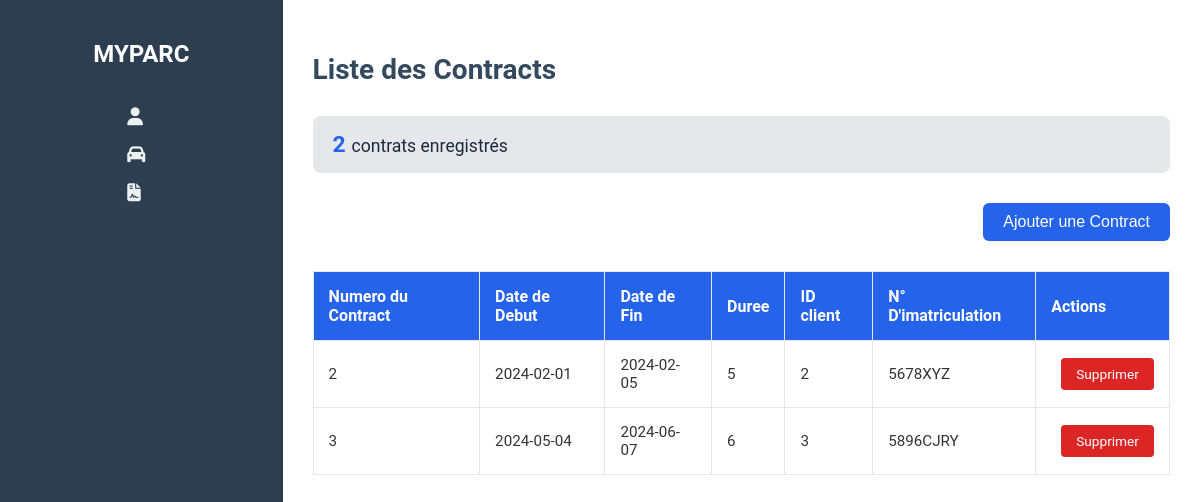
Page /Contratslist.php on the committed database.
### tables this page shows
CREATE TABLE `contrats` (
  `Numero` int NOT NULL,
  `DatedDebut` date DEFAULT NULL,
  `DatedFin` date DEFAULT NULL,
  `Duree` int DEFAULT NULL,
  `Nclient` int DEFAULT NULL,
  `Nimmatriculation` varchar(50) DEFAULT NULL,
  PRIMARY KEY (`Numero`),
  KEY `Nclient` (`Nclient`),
  KEY `Nimmatriculation` (`Nimmatriculation`),
  CONSTRAINT `contrats_ibfk_1` FOREIGN KEY (`Nclient`) REFERENCES `clients` (`Nclient`),
  CONSTRAINT `contrats_ibfk_2` FOREIGN KEY (`Nimmatriculation`) REFERENCES `voiture` (`Nimmatriculation`)
);

### Contratslist.php (the view, shortened to what this page needs)
<?php
include "config.php"
?>
<!DOCTYPE html>
<html lang="fr">
<head>
  <link rel="stylesheet" href="https://cdnjs.cloudflare.com/ajax/libs/font-awesome/6.5.1/css/all.min.css"
 />
  <link rel="stylesheet" href="/style.css">
</head>
<body>
  <div class="container">
    <aside class="sidebar">
      <div class="logo">
        <h1>MYPARC</h1>
      </div>
      <nav>
        <ul>
          <li><a href="/index.php" title="Clients"><i class="fa-solid fa-user"></i></a></li>
          <li><a href="/voiturelist.php" title="Voitures"><i class="fa-solid fa-car"></i></a></li>
          <li><a href="/Contratslist.php" title="Contrats"><i class="fa-solid fa-file-contract"></i></a></li>
        </ul>
      </nav>
    </aside>
    <main>
      <header>
        <h2 class="titree">Liste des Contracts</h2>
        <div class="stats">
          <div><span >
            <?php
              $stmt = mysqli_query($connection,"SELECT COUNT(*) AS totalcontrats FROM contrats");
              $count = mysqli_fetch_assoc($stmt)["totalcontrats"] ;
              echo $count;
            ?>
          </span> contrats enregistrés</div>
        </div>
      </header>
      <section class="ajouter">
        <a href="/addcontrat.php"><button class="ajouter-button">Ajouter une Contract</button></a>
      </section>
      <section class="table-container">
        <table>
          <thead>
            <tr>
              <th>Numero du Contract</th>
              <th>Date de Debut</th>
              <th>Date de Fin</th>
              <th>Duree</th>
              <th>ID client</th>
              <th>N° D'imatriculation</th>
              <th>Actions</th>
            </tr>
          </thead>
          <tbody>
            <?php
              $stmt = mysqli_query($connection,"SELECT * FROM contrats");
              while ($row = mysqli_fetch_assoc($stmt)) {
            ?>
            <tr>
              <td><?= $row["Numero"] ?></td>
              <td><?= $row["DatedDebut"] ?></td>
              <td><?= $row["DatedFin"] ?></td>
              <td><?= $row["Duree"] ?></td>
              <td><?= $row["Nclient"] ?></td>
              <td><?= $row["Nimmatriculation"] ?></td>
              <td>
                <a href="/deletecontrat.php?id=<?= $row["Numero"] ?>" class="btn-delete"
                   onclick="return confirm('Voulez-vous vraiment supprimer ce client ?');">Supprimer</a>
              </td>
            </tr>
            <?php } ?>
          </tbody>
        </table>
      </section>
    </main>
  </div>
</body>
</html>

### style.css (style rules this page uses)
body { font-family: 'Roboto', Arial, sans-serif; margin: 0; padding: 0; background-color: #f5f7fa; color: #333; }
.container { display: flex; min-height: 100vh; }
.sidebar { width: 250px; background: #1e293b; color: #ffffff; display: flex; flex-direction: column; align-items: center; padding: 30px 15px; position: sticky; top: 0; }
.logo h1 { font-size: 1.8em; margin-bottom: 20px; }
.sidebar nav ul { list-style: none; padding: 0; }
.sidebar nav ul li { margin: 20px 0; }
.sidebar nav ul li a { text-decoration: none; color: #ffffff; font-size: 1.2em; display: flex; align-items: center; transition: color 0.3s; }
.sidebar nav ul li a i { margin-right: 10px; }
main { flex-grow: 1; padding: 40px; background: #ffffff; box-shadow: -5px 0 10px rgba(0, 0, 0, 0.1); }
header { margin-bottom: 30px; }
header h2 { font-size: 2em; color: #1e293b; margin-bottom: 10px; }
.stats { display: flex; justify-content: space-between; align-items: center; background: #e5e7eb; padding: 15px 20px; border-radius: 8px; }
.stats div { font-size: 1.1em; color: #1e293b; }
.stats span { font-weight: bold; font-size: 1.3em; color: #2563eb; }
.ajouter { margin: 30px 0; text-align: right; }
.ajouter-button { background: #2563eb; color: #ffffff; font-size: 1em; padding: 10px 20px; border: none; border-radius: 6px; cursor: pointer; transition: background 0.3s; }
.table-container { margin-top: 20px; overflow-x: auto; }
table { width: 100%; border-collapse: collapse; box-shadow: 0 4px 8px rgba(0, 0, 0, 0.1); }
table th, table td { padding: 15px; text-align: left; border: 1px solid #e5e7eb; }
table th { background: #2563eb; color: #ffffff; font-size: 1em; }
table td { font-size: 0.95em; }
.btn-edit, .btn-delete { padding: 8px 15px; font-size: 0.9em; border: none; border-radius: 4px; text-decoration: none; color: #ffffff; transition: opacity 0.3s; }
.btn-delete { background: #dc2626; margin-left: 10px; }
.sidebar { background-color: #2c3e50; color: #fff; width: 250px; padding: 20px; }
.sidebar .logo h1 { font-size: 24px; margin-bottom: 20px; }
.sidebar nav ul { list-style-type: none; padding: 0; }
.sidebar nav ul li { margin-bottom: 15px; }
.sidebar nav ul li a { color: #ecf0f1; text-decoration: none; font-size: 18px; }
main { flex-grow: 1; padding: 30px; background-color: #fff; }
header h2 { font-size: 28px; margin-bottom: 30px; color: #34495e; }

### rows in the picture
contrats: Numero "2", DatedDebut "2024-02-01", DatedFin "2024-02-05", Duree "5", Nclient "2", Nimmatriculation "5678XYZ"
contrats: Numero "3", DatedDebut "2024-05-04", DatedFin "2024-06-07", Duree "6", Nclient "3", Nimmatriculation "5896CJRY"

### other values in the picture
$count "2"
